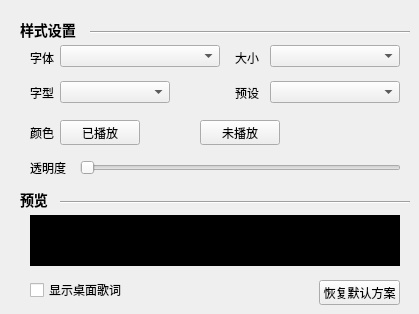
   <widget class="QWidget" name="five">
    <widget class="Line" name="line_FO1">
     <property name="geometry">
      <rect>
       <x>90</x>
       <y>30</y>
       <width>320</width>
       <height>5</height>
      </rect>
     </property>
     <property name="orientation">
      <enum>Qt::Horizontal</enum>
     </property>
    </widget>
    <widget class="QLabel" name="DbaseSetSongWordWidget">
     <property name="geometry">
      <rect>
       <x>20</x>
       <y>20</y>
       <width>60</width>
       <height>20</height>
      </rect>
     </property>
     <property name="styleSheet">
      <string notr="true">background-color:transparent;
font-size:14px;
font-weight:bold;</string>
     </property>
     <property name="text">
      <string>样式设置</string>
     </property>
    </widget>
    <widget class="QLabel" name="DSetColorSongWordWidget">
     <property name="geometry">
      <rect>
       <x>20</x>
       <y>190</y>
       <width>41</width>
       <height>20</height>
      </rect>
     </property>
     <property name="styleSheet">
      <string notr="true">background-color:transparent;
font-size:14px;
font-weight:bold;</string>
     </property>
     <property name="text">
      <string>预览</string>
     </property>
    </widget>
    <widget class="Line" name="line_FO2">
     <property name="geometry">
      <rect>
       <x>60</x>
       <y>200</y>
       <width>350</width>
       <height>5</height>
      </rect>
     </property>
     <property name="orientation">
      <enum>Qt::Horizontal</enum>
     </property>
    </widget>
    <widget class="MusicPreviewLabel" name="DshowLabel">
     <property name="geometry">
      <rect>
       <x>30</x>
       <y>215</y>
       <width>370</width>
       <height>51</height>
      </rect>
     </property>
     <property name="styleSheet">
      <string notr="true">background:black
</string>
     </property>
     <property name="text">
      <string/>
     </property>
    </widget>
    <widget class="QComboBox" name="DfontComboBox">
     <property name="geometry">
      <rect>
       <x>60</x>
       <y>45</y>
       <width>160</width>
       <height>22</height>
      </rect>
     </property>
    </widget>
    <widget class="QLabel" name="DfontLabel">
     <property name="geometry">
      <rect>
       <x>30</x>
       <y>50</y>
       <width>31</width>
       <height>16</height>
      </rect>
     </property>
     <property name="text">
      <string>字体</string>
     </property>
    </widget>
    <widget class="QLabel" name="DfontSizeLabel">
     <property name="geometry">
      <rect>
       <x>235</x>
       <y>50</y>
       <width>31</width>
       <height>16</height>
      </rect>
     </property>
     <property name="text">
      <string>大小</string>
     </property>
    </widget>
    <widget class="QComboBox" name="DfontSizeComboBox">
     <property name="geometry">
      <rect>
       <x>270</x>
       <y>45</y>
       <width>130</width>
       <height>22</height>
      </rect>
     </property>
    </widget>
    <widget class="QLabel" name="DfontTypeLabel">
     <property name="geometry">
      <rect>
       <x>30</x>
       <y>85</y>
       <width>31</width>
       <height>16</height>
      </rect>
     </property>
     <property name="text">
      <string>字型</string>
     </property>
    </widget>
    <widget class="QComboBox" name="DfontTypeComboBox">
     <property name="geometry">
      <rect>
       <x>60</x>
       <y>81</y>
       <width>110</width>
       <height>22</height>
      </rect>
     </property>
    </widget>
    <widget class="QLabel" name="DfontColorLabel">
     <property name="geometry">
      <rect>
       <x>30</x>
       <y>125</y>
       <width>31</width>
       <height>16</height>
      </rect>
     </property>
     <property name="text">
      <string>颜色</string>
     </property>
    </widget>
    <widget class="QPushButton" name="DnoPlayedPushButton">
     <property name="geometry">
      <rect>
       <x>200</x>
       <y>120</y>
       <width>80</width>
       <height>25</height>
      </rect>
     </property>
     <property name="text">
      <string>未播放</string>
     </property>
    </widget>
    <widget class="QPushButton" name="DplayedPushButton">
     <property name="geometry">
      <rect>
       <x>60</x>
       <y>120</y>
       <width>80</width>
       <height>25</height>
      </rect>
     </property>
     <property name="text">
      <string>已播放</string>
     </property>
    </widget>
    <widget class="QLabel" name="DfontDefaultColorLabel">
     <property name="geometry">
      <rect>
       <x>235</x>
       <y>85</y>
       <width>31</width>
       <height>16</height>
      </rect>
     </property>
     <property name="text">
      <string>预设</string>
     </property>
    </widget>
    <widget class="QComboBox" name="DfontDefaultColorComboBox">
     <property name="geometry">
      <rect>
       <x>270</x>
       <y>81</y>
       <width>130</width>
       <height>22</height>
      </rect>
     </property>
    </widget>
    <widget class="QPushButton" name="DresetPushButton">
     <property name="geometry">
      <rect>
       <x>319</x>
       <y>280</y>
       <width>81</width>
       <height>25</height>
      </rect>
     </property>
     <property name="text">
      <string>恢复默认方案</string>
     </property>
    </widget>
    <widget class="QLabel" name="DfontTransLabel">
     <property name="geometry">
      <rect>
       <x>30</x>
       <y>160</y>
       <width>41</width>
       <height>16</height>
      </rect>
     </property>
     <property name="text">
      <string>透明度</string>
     </property>
    </widget>
    <widget class="QSlider" name="DtransparentSlider">
     <property name="geometry">
      <rect>
       <x>80</x>
       <y>158</y>
       <width>321</width>
       <height>20</height>
      </rect>
     </property>
     <property name="orientation">
      <enum>Qt::Horizontal</enum>
     </property>
    </widget>
    <widget class="QCheckBox" name="showDesktopCheckBox">
     <property name="geometry">
      <rect>
       <x>30</x>
       <y>280</y>
       <width>100</width>
       <height>20</height>
      </rect>
     </property>
     <property name="text">
      <string>显示桌面歌词</string>
     </property>
    </widget>
   </widget>
